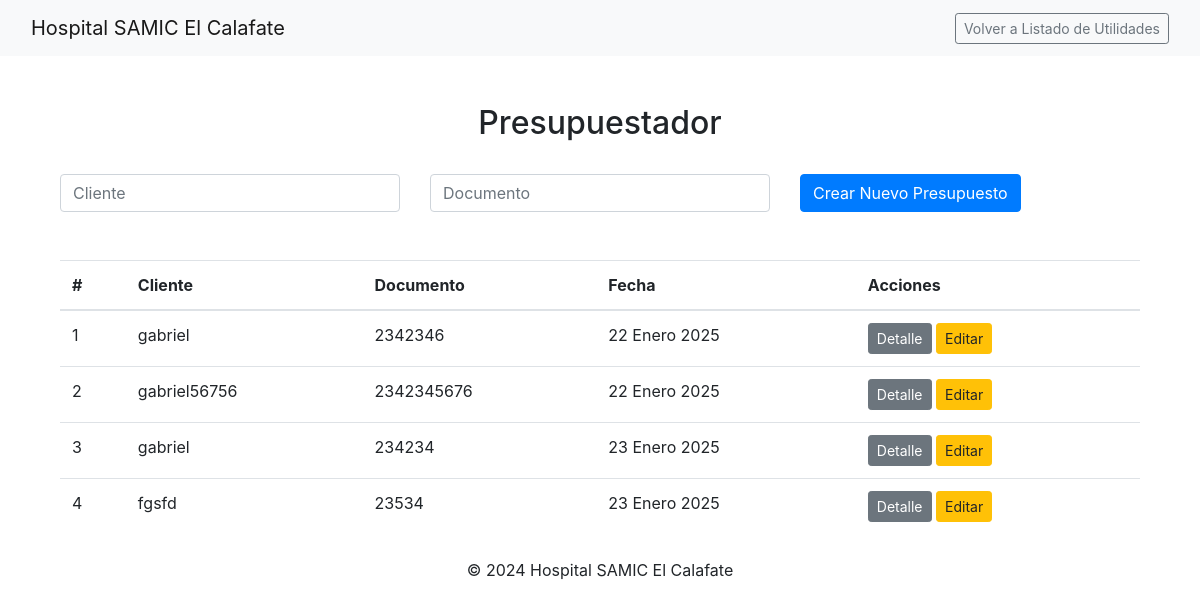
The page /facturacion/detalle_presupuestador/ on the database as committed earlier.
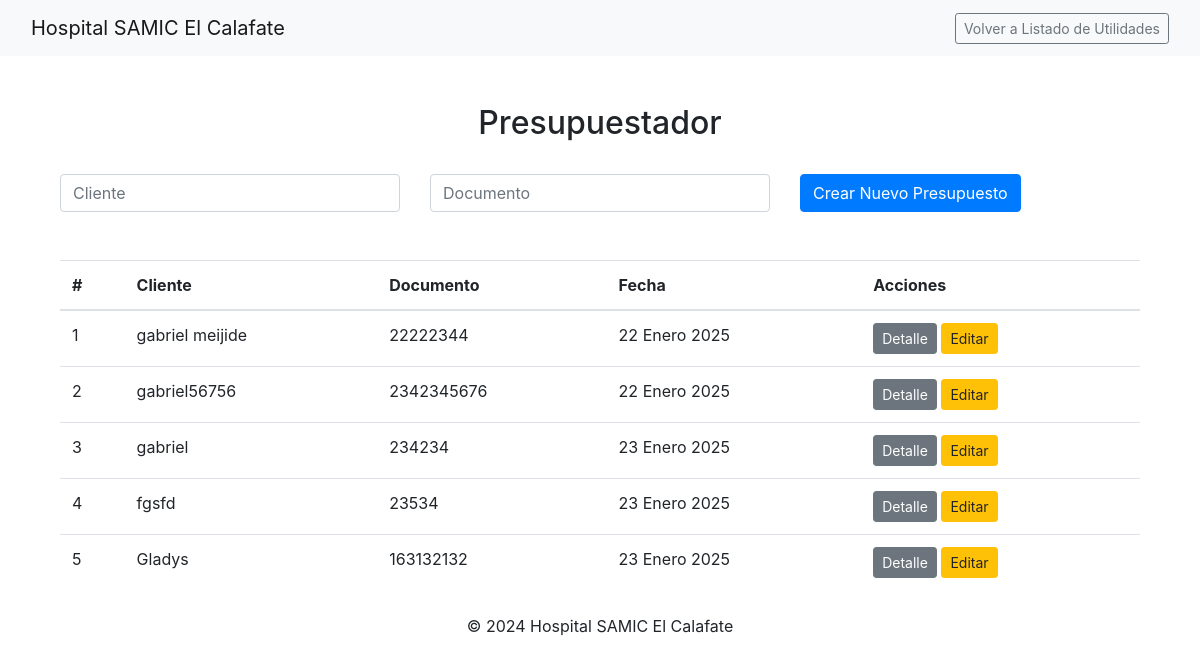
The same page on the database as committed later.
### facturacion/models.py (models this page shows, shortened)
class Presupuesto(models.Model):
    numero = models.AutoField(primary_key=True)  # Número único de presupuesto
    cliente = models.CharField(max_length=255)  # Nombre del cliente
    documento = models.CharField(max_length=20)  # Documento del cliente
    fecha = models.DateField(auto_now_add=True)  # Fecha de creación del presupuesto

### facturacion/views.py (the view)
# urls.py: path('detalle_presupuestador/', views.detalle_presupuestador, name='detalle_presupuestador'),
def detalle_presupuestador(request):
    presupuestos = Presupuesto.objects.all()  # Obtén todos los presupuestos
    return render(request, 'facturacion/detalle_presupuestador.html', {
        'presupuestos': presupuestos,
        'mostrar_volver': True  # Agrega una bandera para mostrar el botón
    })

### facturacion/templates/facturacion/detalle_presupuestador.html (shortened to what this page needs)
{% extends 'index.html' %}
{% load static %}
{% block content %}
<div class="container mt-5">
    <h2 class="text-center">Presupuestador</h2>
    <br>
    <div class="mb-4">
        <form method="POST" action="{% url 'presupuesto_nuevo' %}">
            <div class="row">
                <div class="col-md-4">
                    <input type="text" name="cliente" class="form-control" placeholder="Cliente" required>
                </div>
                <div class="col-md-4">
                    <input type="text" name="documento" class="form-control" placeholder="Documento" required>
                </div>
                <div class="col-md-4">
                    <button type="submit" class="btn btn-primary">Crear Nuevo Presupuesto</button>
                </div>
            </div>
        </form>
    </div>
    <br>
    {% if presupuestos %}
    <table class="table">
        <thead>
            <tr>
                <th>#</th>
                <th>Cliente</th>
                <th>Documento</th>
                <th>Fecha</th>
                <th>Acciones</th>
            </tr>
        </thead>
        <tbody>
            {% for presupuesto in presupuestos %}
            <tr>
                <td>{{ presupuesto.numero }}</td>
                <td>{{ presupuesto.cliente }}</td>
                <td>{{ presupuesto.documento }}</td>
                <td>{{ presupuesto.fecha }}</td>
                <td>
                    <a href="{% url 'detalle_presupuesto' presupuesto.numero %}" class="btn btn-secondary btn-sm me-2">Detalle</a>
                    <a href="{% url 'editar_presupuesto' presupuesto.numero %}" class="btn btn-warning btn-sm">Editar</a>
                </td>
            </tr>
            {% endfor %}
        </tbody>
    </table>
    {% else %}
    <div class="alert alert-info text-center" role="alert">
        No hay presupuestos disponibles.
    </div>
    {% endif %}
</div>
{% endblock %}

Rows that differ between the two databases and show on the page:
changed Presupuesto id 1: cliente "gabriel" → "gabriel meijide"; documento "2342346" → "22222344"
added Presupuesto: numero "5", cliente "Gladys", documento "163132132", fecha "23 Enero 2025"
